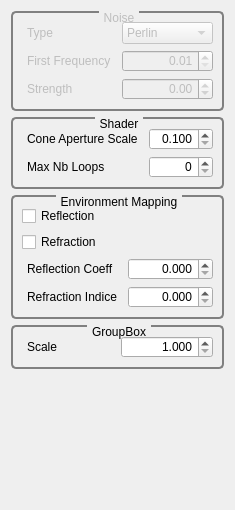
<?xml version="1.0" encoding="UTF-8"?>
<ui version="4.0">
 <class>GvQCustomEditor</class>
 <widget class="QWidget" name="GvQCustomEditor">
  <property name="geometry">
   <rect>
    <x>0</x>
    <y>0</y>
    <width>210</width>
    <height>510</height>
   </rect>
  </property>
  <property name="windowTitle">
   <string>Custom Editor</string>
  </property>
  <property name="styleSheet">
   <string>QGroupBox
{
     background-color: qlineargradient(x1: 0, y1: 0, x2: 0, y2: 1,
                                       stop: 0 #E0E0E0, stop: 1 #FFFFFF);
     border: 2px solid gray;
     border-radius: 5px;
     margin-top: 1ex; /* leave space at the top for the title */
 }

 QGroupBox::title
{
	 subcontrol-origin: margin;
     subcontrol-position: top center; /* position at the top center */
     padding: 0 3px;
     background-color: qlineargradient(x1: 0, y1: 0, x2: 0, y2: 1,
                                       stop: 0 #FFOECE, stop: 1 #FFFFFF);
 }

QLabel
{
	border-radius: 4px;
	padding: 2px;
 }
</string>
  </property>
  <layout class="QVBoxLayout" name="verticalLayout">
   <item>
    <widget class="QGroupBox" name="groupBox_4">
     <property name="enabled">
      <bool>false</bool>
     </property>
     <property name="title">
      <string>Noise</string>
     </property>
     <layout class="QGridLayout" name="gridLayout">
      <item row="0" column="0">
       <widget class="QLabel" name="label_3">
        <property name="text">
         <string>Type</string>
        </property>
       </widget>
      </item>
      <item row="0" column="1">
       <widget class="QComboBox" name="_noiseComboBox">
        <item>
         <property name="text">
          <string>Perlin</string>
         </property>
        </item>
       </widget>
      </item>
      <item row="1" column="0">
       <widget class="QLabel" name="label_9">
        <property name="text">
         <string>First Frequency</string>
        </property>
       </widget>
      </item>
      <item row="1" column="1">
       <widget class="QDoubleSpinBox" name="_noiseFirstFrequencySpinBox">
        <property name="alignment">
         <set>Qt::AlignRight|Qt::AlignTrailing|Qt::AlignVCenter</set>
        </property>
        <property name="minimum">
         <double>0.010000000000000</double>
        </property>
        <property name="singleStep">
         <double>0.100000000000000</double>
        </property>
       </widget>
      </item>
      <item row="2" column="0">
       <widget class="QLabel" name="label_10">
        <property name="text">
         <string>Strength</string>
        </property>
       </widget>
      </item>
      <item row="2" column="1">
       <widget class="QDoubleSpinBox" name="_noiseStrengthSpinBox">
        <property name="alignment">
         <set>Qt::AlignRight|Qt::AlignTrailing|Qt::AlignVCenter</set>
        </property>
        <property name="minimum">
         <double>-99.989999999999995</double>
        </property>
        <property name="singleStep">
         <double>0.100000000000000</double>
        </property>
       </widget>
      </item>
     </layout>
    </widget>
   </item>
   <item>
    <widget class="QGroupBox" name="groupBox_3">
     <property name="title">
      <string>Shader</string>
     </property>
     <layout class="QGridLayout" name="gridLayout_2">
      <item row="0" column="0">
       <widget class="QLabel" name="label_11">
        <property name="text">
         <string>Cone Aperture Scale</string>
        </property>
       </widget>
      </item>
      <item row="0" column="1">
       <widget class="QDoubleSpinBox" name="_coneApartureScaleDoubleSpinBox">
        <property name="alignment">
         <set>Qt::AlignRight|Qt::AlignTrailing|Qt::AlignVCenter</set>
        </property>
        <property name="decimals">
         <number>3</number>
        </property>
        <property name="minimum">
         <double>0.100000000000000</double>
        </property>
        <property name="maximum">
         <double>10.000000000000000</double>
        </property>
        <property name="singleStep">
         <double>0.100000000000000</double>
        </property>
       </widget>
      </item>
      <item row="1" column="0">
       <widget class="QLabel" name="label">
        <property name="toolTip">
         <string>during the main GigaSpace pipeline pass (GLSL shader)</string>
        </property>
        <property name="text">
         <string>Max Nb Loops</string>
        </property>
       </widget>
      </item>
      <item row="1" column="1">
       <widget class="QSpinBox" name="_maxNbLoopsSpinBox">
        <property name="toolTip">
         <string>during the main GigaSpace pipeline pass (GLSL shader)</string>
        </property>
        <property name="alignment">
         <set>Qt::AlignRight|Qt::AlignTrailing|Qt::AlignVCenter</set>
        </property>
        <property name="maximum">
         <number>10000</number>
        </property>
       </widget>
      </item>
     </layout>
    </widget>
   </item>
   <item>
    <widget class="QGroupBox" name="groupBox">
     <property name="title">
      <string>Environment Mapping</string>
     </property>
     <layout class="QGridLayout" name="gridLayout_3">
      <item row="0" column="0">
       <widget class="QCheckBox" name="_useReflectionCheckBox">
        <property name="text">
         <string>Reflection</string>
        </property>
       </widget>
      </item>
      <item row="1" column="0">
       <widget class="QCheckBox" name="_useRefractionCheckBox">
        <property name="text">
         <string>Refraction</string>
        </property>
       </widget>
      </item>
      <item row="2" column="0">
       <widget class="QLabel" name="label_12">
        <property name="text">
         <string>Reflection Coeff</string>
        </property>
       </widget>
      </item>
      <item row="2" column="1">
       <widget class="QDoubleSpinBox" name="_reflectionCoeffDoubleSpinBox">
        <property name="alignment">
         <set>Qt::AlignRight|Qt::AlignTrailing|Qt::AlignVCenter</set>
        </property>
        <property name="decimals">
         <number>3</number>
        </property>
        <property name="minimum">
         <double>0.000000000000000</double>
        </property>
        <property name="maximum">
         <double>1.000000000000000</double>
        </property>
        <property name="singleStep">
         <double>0.100000000000000</double>
        </property>
        <property name="value">
         <double>0.000000000000000</double>
        </property>
       </widget>
      </item>
      <item row="3" column="0">
       <widget class="QLabel" name="label_13">
        <property name="text">
         <string>Refraction Indice</string>
        </property>
       </widget>
      </item>
      <item row="3" column="1">
       <widget class="QDoubleSpinBox" name="_refractionCoeffDoubleSpinBox">
        <property name="alignment">
         <set>Qt::AlignRight|Qt::AlignTrailing|Qt::AlignVCenter</set>
        </property>
        <property name="decimals">
         <number>3</number>
        </property>
        <property name="minimum">
         <double>0.000000000000000</double>
        </property>
        <property name="maximum">
         <double>1.000000000000000</double>
        </property>
        <property name="singleStep">
         <double>0.100000000000000</double>
        </property>
        <property name="value">
         <double>0.000000000000000</double>
        </property>
       </widget>
      </item>
     </layout>
    </widget>
   </item>
   <item>
    <widget class="QGroupBox" name="groupBox_2">
     <property name="title">
      <string>GroupBox</string>
     </property>
     <layout class="QHBoxLayout" name="horizontalLayout">
      <item>
       <widget class="QLabel" name="label_2">
        <property name="text">
         <string>Scale</string>
        </property>
       </widget>
      </item>
      <item>
       <widget class="QDoubleSpinBox" name="_skyBoxScaleDoubleSpinBox">
        <property name="alignment">
         <set>Qt::AlignRight|Qt::AlignTrailing|Qt::AlignVCenter</set>
        </property>
        <property name="decimals">
         <number>3</number>
        </property>
        <property name="minimum">
         <double>1.000000000000000</double>
        </property>
        <property name="maximum">
         <double>200.000000000000000</double>
        </property>
        <property name="singleStep">
         <double>0.100000000000000</double>
        </property>
        <property name="value">
         <double>1.000000000000000</double>
        </property>
       </widget>
      </item>
     </layout>
    </widget>
   </item>
   <item>
    <spacer name="verticalSpacer">
     <property name="orientation">
      <enum>Qt::Vertical</enum>
     </property>
     <property name="sizeHint" stdset="0">
      <size>
       <width>20</width>
       <height>60</height>
      </size>
     </property>
    </spacer>
   </item>
  </layout>
  <zorder>groupBox_4</zorder>
  <zorder>groupBox_3</zorder>
  <zorder>groupBox</zorder>
  <zorder>groupBox_2</zorder>
 </widget>
 <resources/>
 <connections/>
</ui>
